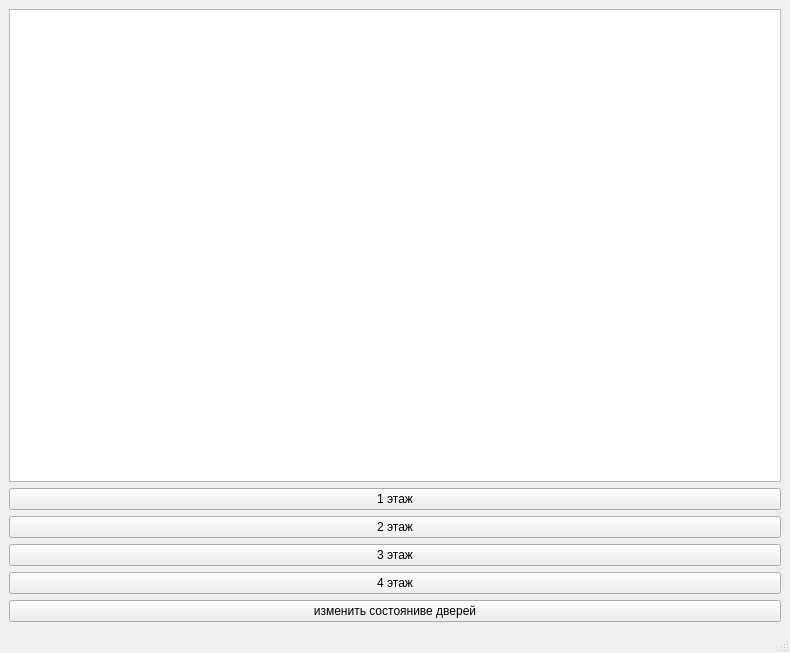
<?xml version="1.0" encoding="UTF-8"?>
<ui version="4.0">
 <class>MainWindow</class>
 <widget class="QMainWindow" name="MainWindow">
  <property name="geometry">
   <rect>
    <x>0</x>
    <y>0</y>
    <width>790</width>
    <height>653</height>
   </rect>
  </property>
  <property name="windowTitle">
   <string>MainWindow</string>
  </property>
  <widget class="QWidget" name="centralwidget">
   <layout class="QGridLayout" name="gridLayout">
    <item row="0" column="1">
     <widget class="QGraphicsView" name="graphicsView"/>
    </item>
    <item row="4" column="1">
     <widget class="QPushButton" name="pushButton_2">
      <property name="text">
       <string>2 этаж</string>
      </property>
     </widget>
    </item>
    <item row="5" column="1">
     <widget class="QPushButton" name="pushButton_3">
      <property name="text">
       <string>3 этаж</string>
      </property>
     </widget>
    </item>
    <item row="1" column="1">
     <widget class="QPushButton" name="pushButton">
      <property name="text">
       <string>1 этаж</string>
      </property>
     </widget>
    </item>
    <item row="6" column="1">
     <widget class="QPushButton" name="pushButton_4">
      <property name="text">
       <string>4 этаж</string>
      </property>
     </widget>
    </item>
    <item row="7" column="1">
     <widget class="QPushButton" name="pushButton_5">
      <property name="text">
       <string>изменить состояниве дверей</string>
      </property>
     </widget>
    </item>
   </layout>
  </widget>
  <widget class="QMenuBar" name="menubar">
   <property name="geometry">
    <rect>
     <x>0</x>
     <y>0</y>
     <width>790</width>
     <height>21</height>
    </rect>
   </property>
  </widget>
  <widget class="QStatusBar" name="statusbar"/>
 </widget>
 <resources/>
 <connections/>
</ui>
